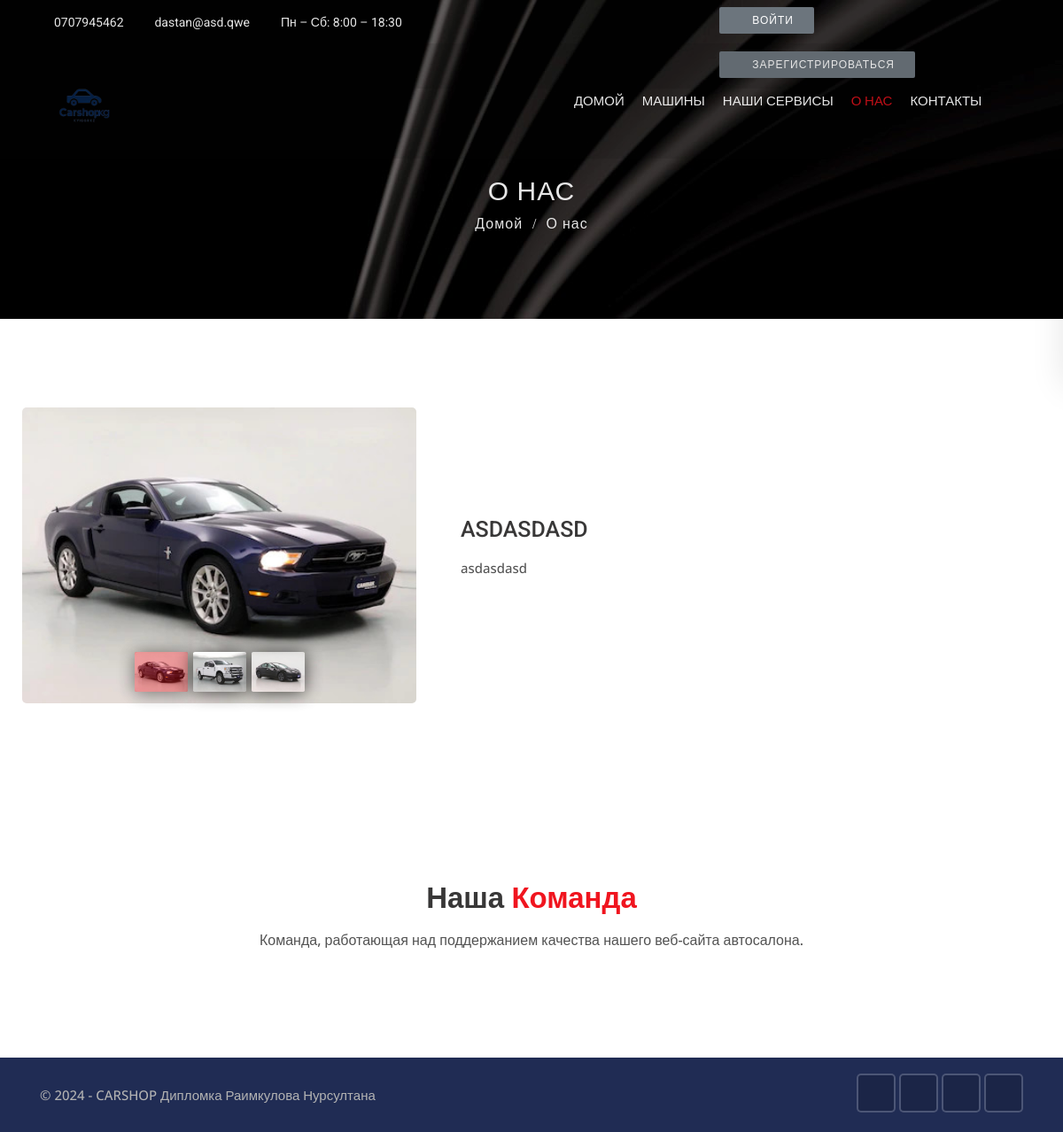
/about, run on the app's committed database.
### contacts/models.py (models this page shows, shortened)
class SingletonModel(models.Model):
    class Meta:
        abstract = True

class SiteSetting(SingletonModel):
    contacts = models.TextField(blank=True, verbose_name='Контакт')
    emails = models.TextField(blank=True, verbose_name='Почта')
    time = models.CharField(max_length=123, default='Пн – Сб: 8:00 – 18:30', blank=True)
    site = models.URLField(blank=True, default='example.com')
    address = models.CharField(max_length=123, verbose_name="Адрес")
    title = models.CharField(max_length=123, blank=True, null=True, verbose_name='О нас название')
    about_us = RichTextField(blank=True, null=True, verbose_name='О нас')
    image1 = models.ImageField(upload_to='images/')
    image2 = models.ImageField(upload_to='images/')
    image3 = models.ImageField(upload_to='images/')
    video = models.URLField(blank=True, default='https://www.youtube.com/watch?v=jfKfPfyJRdk&ab_channel=LofiGirl')
    class Meta:
        verbose_name = 'Настройка сайта'
        verbose_name_plural = 'Настройки сайта'

### pages/views.py (the view)
# urls.py: path('about', views.about, name='about'),
def about(request):
    teams = Team.objects.all()
    data = {
        'teams': teams,
        'site': SiteSetting.objects.all().first(),
    }
    return render(request, 'pages/about.html', data)

### templates/pages/about.html (shortened to what this page needs)
{% extends 'base.html' %}
{% block content %}
{% load static %}
<div class="sub-banner overview-bgi">
    <div class="container breadcrumb-area">
        <div class="breadcrumb-areas">
            <h1>О нас</h1>
            <ul class="breadcrumbs">
                <li><a href="{% url 'home' %}">Домой</a></li>
                <li class="active">О нас</li>
            </ul>
        </div>
    </div>
</div>
<div class="about-car content-area-5">
    <div class="container">
        <div class="row">
            <div class="col-xl-5 col-lg-6">
                <div class="about-car-photo">
                    <div id="carDetailsSlider" class="carousel car-details-sliders slide">
                        <div class="carousel-inner">
                            <div class="active item carousel-item" data-slide-number="0">
                                <img src="{% static 'img/car-1.jpg' %}" class="img-fluid" alt="slider-car">
                            </div>
                        </div>
                        <ul class="carousel-indicators car-properties list-inline nav nav-justified">
                            <li class="list-inline-item active">
                                <a id="carousel-selector-0" class="selected" data-slide-to="0" data-target="#carDetailsSlider">
                                    <img src="{% static 'img/car-1.jpg' %}" class="img-fluid" alt="small-car">
                                </a>
                            </li>
                            <li class="list-inline-item">
                                <a id="carousel-selector-1" data-slide-to="1" data-target="#carDetailsSlider">
                                    <img src="{% static 'img/car-2.jpg' %}" class="img-fluid" alt="small-car">
                                </a>
                            </li>
                            <li class="list-inline-item">
                                <a id="carousel-selector-2" data-slide-to="2" data-target="#carDetailsSlider">
                                    <img src="{% static 'img/car-3.jpg' %}" class="img-fluid" alt="small-car">
                                </a>
                            </li>
                        </ul>
                    </div>
                </div>
            </div>
            <div class="col-xl-7 col-lg-6 align-self-center">
                <div class="best-used-car">
                    <h3>{{ site.title }}</h3>
                    {{ site.about_us|safe }}
                </div>
            </div>
        </div>
    </div>
</div>
<div class="our-team content-area">
    <div class="container">
        <div class="main-title">
            <h1>Наша <span>Команда</span></h1>
            <p>Команда, работающая над поддержанием качества нашего веб-сайта автосалона.</p>
        </div>
    </div>
</div>
{% endblock %}

### templates/includes/topbar.html
<header class="top-header th-2 top-header-bg">
    <div class="container">
        <div class="row">
            <div class="col-lg-8 col-md-8 col-sm-7">
                <div class="list-inline">
                    <a href="tel:{{ site.contacts }}"><i class="fa fa-phone"></i>{{ site.contacts }}</a>
                    <a href="tel:{{ site.emails }}"><i class="fa fa-envelope"></i>{{ site.emails }}</a>
                    <a href="tel:info@carweb.cm"><i class="fa fa-clock-o"></i>{{ site.time }}</a>
                </div>
            </div>
            <div class="col-lg-4 col-md-4 col-sm-5">
                <ul class="top-social-media pull-right">
                  {% if user.is_authenticated %}
                  <li>
                      <a href="{% url 'dashboard' %}" class="btn btn-secondary btn-xs"><i class="fa fa-tachometer"></i> Панель управление</a>
                  </li>
                  <li>
                      <a href="javascript:{document.getElementById('logout').submit()}" class="btn btn-danger btn-xs"><i class="fa fa-sign-out"></i> Выйти</a>
                      <form action="{% url 'logout' %}" id="logout" method="POST">
                        {% csrf_token %}
                        <input type="hidden">
                      </form>
                  </li>
                  {% else %}
                    <li>
                        <a href="{% url 'login' %}" class="btn btn-secondary btn-xs"><i class="fa fa-sign-in"></i> Войти</a>
                    </li>
                    <li>
                        <a href="{% url 'register' %}" class="btn btn-secondary btn-xs"><i class="fa fa-user-plus"></i> Зарегистрироваться</a>
                    </li>
                  {% endif %}
                </ul>
            </div>
        </div>
    </div>
</header>

### cardealer/static/css/skins/red.css (style rules this page uses)
.carousel-indicators .active { background-color: #f0151f; }
.main-title h1 span { color:#f0151f; }

### data on the page
SiteSetting: contacts "0707945462", emails "dastan@asd.qwe", time "Пн – Сб: 8:00 – 18:30", title "ASDASDASD", about_us "asdasdasd"
